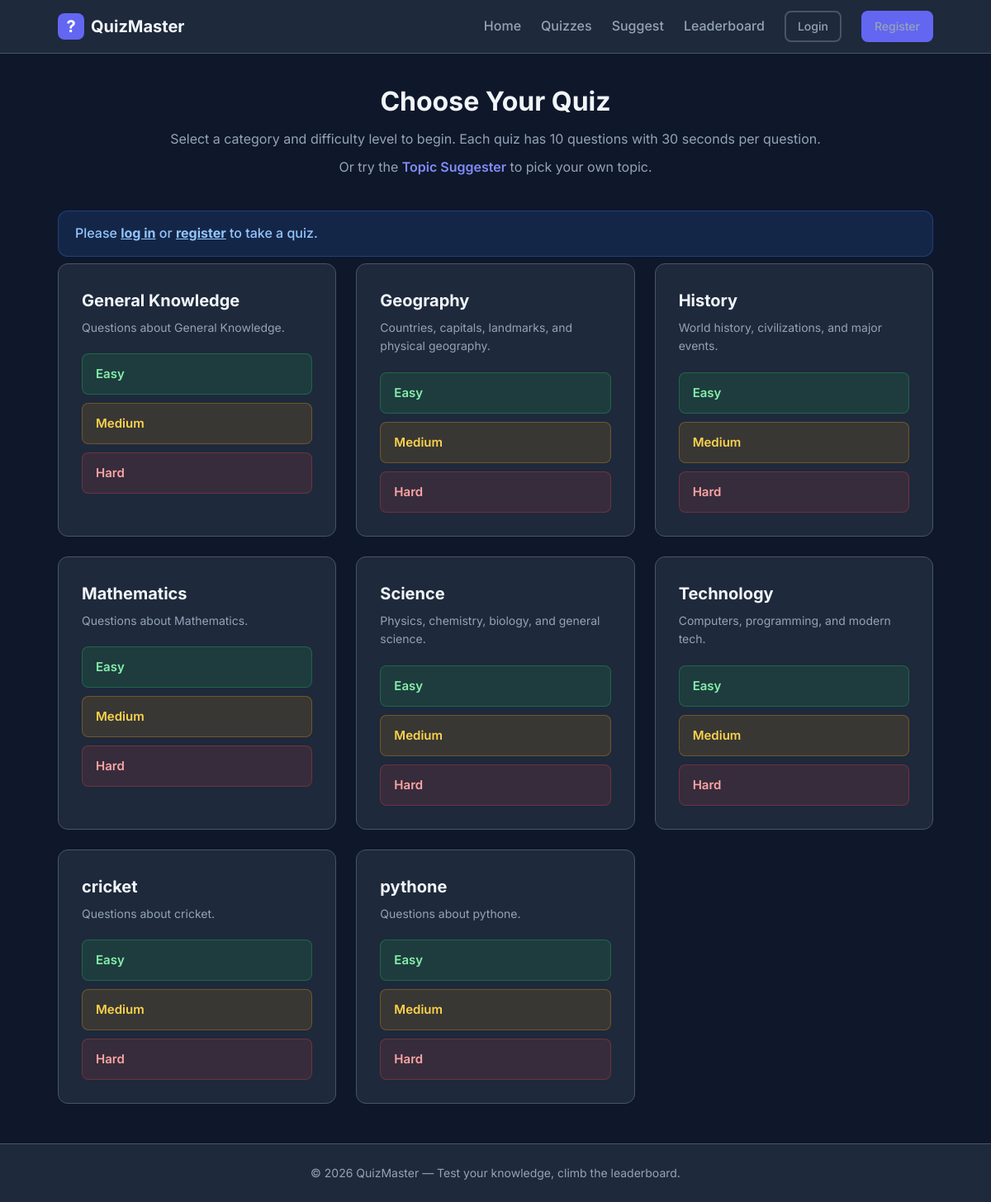
The app's page /quiz/ with its own data.
### app/models.py (models this page shows, shortened)
class Category(db.Model):
    __tablename__ = "categories"
    id = db.Column(db.Integer, primary_key=True)
    name = db.Column(db.String(100), unique=True, nullable=False)
    description = db.Column(db.Text, default="")
    questions = db.relationship("Question", backref="category", lazy="dynamic")

### app/routes/quiz.py (the view)
@quiz_bp.route("/")
def list_quizzes():
    categories = Category.query.order_by(Category.name).all()
    question_counts = {}
    for cat in categories:
        question_counts[cat.id] = {}
        for diff in DIFFICULTIES:
            count = Question.query.filter_by(
                category_id=cat.id, difficulty=diff
            ).count()
            question_counts[cat.id][diff] = count
    return render_template(
        "quiz/list.html",
        categories=categories,
        difficulties=DIFFICULTIES,
        question_counts=question_counts,
        max_questions=current_app.config.get("QUESTIONS_PER_QUIZ", 5),
    )

### templates/quiz/list.html (shortened to what this page needs)
{% extends "base.html" %}
{% block content %}
<section class="page-header">
    <h1>Choose Your Quiz</h1>
    <p>Select a category and difficulty level to begin. Each quiz has 10 questions with 30 seconds per question.</p>
    <p class="page-sub-link">Or try the <a href="{{ url_for('quiz.suggest_page') }}">Topic Suggester</a> to pick your own topic.</p>
</section>
{% if not current_user.is_authenticated %}
<div class="alert alert-info">
    Please <a href="{{ url_for('auth.login') }}">log in</a> or
    <a href="{{ url_for('auth.register') }}">register</a> to take a quiz.
</div>
{% endif %}
<div class="quiz-grid">
    {% for category in categories %}
    <div class="quiz-category-card">
        <div class="category-header">
            <h2>{{ category.name }}</h2>
            {% if category.description %}
            <p class="category-desc">{{ category.description }}</p>
            {% endif %}
        </div>
        <div class="difficulty-buttons">
            {% for diff in difficulties %}
            {% set count = question_counts[category.id][diff] %}
            {% if current_user.is_authenticated %}
            <a href="{{ url_for('quiz.start_quiz', category_id=category.id, difficulty=diff) }}"
               class="btn btn-difficulty btn-{{ diff }}">
                <span class="diff-label">{{ diff|capitalize }}</span>
            </a>
            {% elif not current_user.is_authenticated %}
            <a href="{{ url_for('auth.login', next=url_for('quiz.list_quizzes')) }}"
               class="btn btn-difficulty btn-{{ diff }}">
                <span class="diff-label">{{ diff|capitalize }}</span>
            </a>
            {% else %}
            <span class="btn btn-difficulty btn-{{ diff }} disabled"
                  title="No questions available">
                <span class="diff-label">{{ diff|capitalize }}</span>
            </span>
            {% endif %}
            {% endfor %}
        </div>
    </div>
    {% else %}
    <p class="empty-state">No quiz categories available yet. Run the seed script to populate questions.</p>
    {% endfor %}
</div>
{% endblock %}

### static/css/style.css (style rules this page uses)
:root { --primary: #6366f1; --primary-dark: #4f46e5; --primary-light: #818cf8; --success: #22c55e; --danger: #ef4444; --warning: #f59e0b; --info: #3b82f6; --bg: #0f172a; --bg-card: #1e293b; --bg-input: #334155; --text: #f1f5f9; --text-muted: #94a3b8; --border: #475569; --radius: 12px; --shadow: 0 4px 24px rgba(0, 0, 0, 0.3); --transition: 0.2s ease; }
*, *::before, *::after { box-sizing: border-box; margin: 0; padding: 0; }
body { font-family: 'Inter', -apple-system, BlinkMacSystemFont, sans-serif; background: var(--bg); color: var(--text); line-height: 1.6; min-height: 100vh; display: flex; flex-direction: column; }
.btn { display: inline-flex; align-items: center; justify-content: center; padding: 0.625rem 1.25rem; border-radius: 8px; font-weight: 600; font-size: 0.9375rem; text-decoration: none; border: 2px solid transparent; cursor: pointer; transition: all var(--transition); font-family: inherit; }
.alert { padding: 0.875rem 1.25rem; border-radius: var(--radius); margin-bottom: 0.5rem; font-weight: 500; }
.alert-info { background: rgba(59, 130, 246, 0.15); color: #93c5fd; border: 1px solid rgba(59, 130, 246, 0.3); }
.alert a { color: inherit; font-weight: 700; }
.page-header { text-align: center; margin-bottom: 2.5rem; }
.page-header h1 { font-size: 2rem; margin-bottom: 0.5rem; }
.page-header p { color: var(--text-muted); }
.page-sub-link { margin-top: 0.5rem; }
.page-sub-link a { color: var(--primary-light); font-weight: 600; text-decoration: none; }
.quiz-grid { display: grid; grid-template-columns: repeat(auto-fit, minmax(300px, 1fr)); gap: 1.5rem; }
.quiz-category-card { background: var(--bg-card); border: 1px solid var(--border); border-radius: var(--radius); padding: 1.75rem; }
.category-header h2 { font-size: 1.25rem; margin-bottom: 0.375rem; }
.category-desc { color: var(--text-muted); font-size: 0.875rem; margin-bottom: 1.25rem; }
.difficulty-buttons { display: flex; flex-direction: column; gap: 0.625rem; }
.btn-difficulty { display: flex; justify-content: space-between; align-items: center; text-decoration: none; padding: 0.75rem 1rem; border-radius: 8px; font-weight: 600; transition: all var(--transition); }
.btn-easy { background: rgba(34, 197, 94, 0.12); color: #86efac; border: 1px solid rgba(34, 197, 94, 0.3); }
.btn-medium { background: rgba(245, 158, 11, 0.12); color: #fcd34d; border: 1px solid rgba(245, 158, 11, 0.3); }
.btn-hard { background: rgba(239, 68, 68, 0.12); color: #fca5a5; border: 1px solid rgba(239, 68, 68, 0.3); }

### records on screen
Category: name "General Knowledge", description "Questions about General Knowledge.", difficulties "Easy" "Medium" "Hard"
Category: name "Geography", description "Countries, capitals, landmarks, and physical geography.", difficulties "Easy" "Medium" "Hard"
Category: name "History", description "World history, civilizations, and major events.", difficulties "Easy" "Medium" "Hard"
Category: name "Mathematics", description "Questions about Mathematics.", difficulties "Easy" "Medium" "Hard"
Category: name "Science", description "Physics, chemistry, biology, and general science.", difficulties "Easy" "Medium" "Hard"
Category: name "Technology", description "Computers, programming, and modern tech.", difficulties "Easy" "Medium" "Hard"
Category: name "cricket", description "Questions about cricket.", difficulties "Easy" "Medium" "Hard"
Category: name "pythone", description "Questions about pythone.", difficulties "Easy" "Medium" "Hard"
